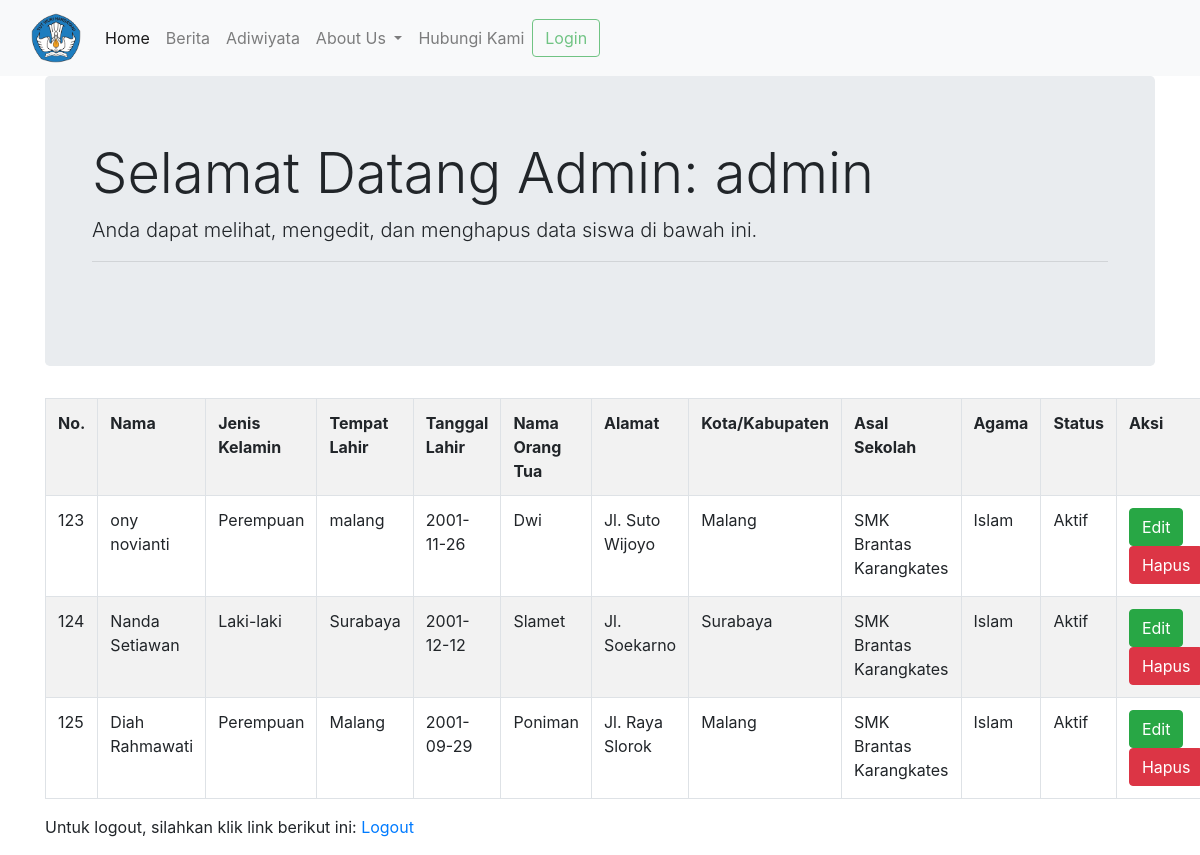
Screenshot of /homeAdmin.php (signed in) with the database file from the repository.
### tables this page shows
CREATE TABLE `siswa` (
  `no` int(11) NOT NULL,
  `nama` varchar(30) NOT NULL,
  `jenisKelamin` varchar(30) NOT NULL,
  `tempat` varchar(30) NOT NULL,
  `tanggal` date NOT NULL,
  `namaOrtu` varchar(30) NOT NULL,
  `alamat` varchar(50) NOT NULL,
  `kota` varchar(30) NOT NULL,
  `asalSekolah` varchar(30) NOT NULL,
  `agama` varchar(30) NOT NULL,
  `status` int(11) NOT NULL
);

### homeAdmin.php (the view, shortened to what this page needs)
<?php
	if(!isset($_SESSION['username'])){
		include 'tidakLangsung.php';
		header( "refresh:5;url=halamanlogin.php" );
	}else{
		$dis = true;
?>
		<!DOCTYPE html>
		<html>
		<head>
			<link rel="stylesheet" type="text/css" href="styleHomeSiswa.css">
			<link rel="stylesheet" href="css/bootstrap.min.css" />
		</head>
		<body>
			<?php
				include '_bagian/navbar.php';
			?>
			<div class="container">
				<div class="jumbotron">
				  <div class="container">
				    <h1 class="display-4">Selamat Datang Admin: <?php echo $_SESSION['username']?></h1>
				    <p class="lead">Anda dapat melihat, mengedit, dan menghapus data siswa di bawah ini.</p><hr><br>
				  </div>
				</div>
				<table class="table table-bordered table-striped table-hover">
					<tr>
						<th>No.</th>
						<th>Nama</th>
						<th>Jenis Kelamin</th>
						<th>Tempat Lahir</th>
						<th>Tanggal Lahir</th>
						<th>Nama Orang Tua</th>
						<th>Alamat</th>
						<th>Kota/Kabupaten</th>
						<th>Asal Sekolah</th>
						<th>Agama</th>
						<th>Status</th>
						<th>Aksi</th>
					<?php
						include "koneksi.php";
						$query="SELECT * FROM siswa";
						$result = mysqli_query($connect, $query);
						if(mysqli_num_rows($result) > 0){
							while($row = mysqli_fetch_array($result)){
					?>
					<tr>
						<td><?php echo $row["no"] ?></td>
						<td><?php echo $row["nama"] ?></td>
						<td><?php echo ($row['jenisKelamin'] == "L") ?  "Laki-laki" : "Perempuan" ;  ?></td>
						<td><?php echo $row["tempat"] ?></td>
						<td><?php echo $row["tanggal"] ?></td>
						<td><?php echo $row["namaOrtu"] ?></td>
						<td><?php echo $row["alamat"] ?></td>
						<td><?php echo $row["kota"] ?></td>
						<td><?php echo $row["asalSekolah"]?></td>
						<td><?php echo $row["agama"] ?></td>
						<td><?php echo ($row['status'] == 1) ?  "Aktif" : "Tidak Aktif" ;  ?></td>
						<td>
							<button type="button" class="btn btn-success" onclick="location.href='http://localhost/dasarweb/praktik_php/OnyNovianti/halamanLogin.php?id=<?php echo $row['no'];?>'">Edit</button>
							<button type="button" class="btn btn-danger" onclick="location.href='http://localhost/dasarweb/praktik_php/OnyNovianti/halamanLogin.php?id=<?php echo $row['no'];?>'">Hapus</button>
						</td>
					</tr>
					<?php
							}
						}
						else{
							echo "0 result";
						}
					?>
				</table>
				<p> Untuk logout, silahkan klik link berikut ini: <a href="logout.php">Logout</a></p>
			</div>
		</body>
		</html>
<?php
	}
?>

### _bagian/navbar.php (shortened to what this page needs)
<nav class="navbar navbar-expand-lg navbar-light bg-light">
    <div class="container-fluid">
        <a class="navbar-brand" href="#">
            <img src="img/sma.png" width="50" height="50">
        </a>
        <div class="collapse navbar-collapse" id="navbarSupportedContent">
            <ul class="navbar-nav me-auto mb-2 mb-lg-0">
                <li class="nav-item">
                    <a class="nav-link active" aria-current="page" href="http://localhost/dasarweb/praktik_php/OnyNovianti/">Home</a>
                </li>
                <li class="nav-item">
                    <a class="nav-link" href="http://localhost/dasarweb/praktik_php/OnyNovianti/tidakada.php">Berita</a>
                </li>
                <li class="nav-item">
                    <a class="nav-link" href="http://localhost/dasarweb/praktik_php/OnyNovianti/tidakada.php">Adiwiyata</a>
                </li>
                <li class="nav-item dropdown">
                    <a class="nav-link dropdown-toggle" href="#" id="navbarDropdown" role="button" data-bs-toggle="dropdown" aria-expanded="false"> About Us </a>
                </li>
                <li class="nav-item">
                    <a class="nav-link" href="http://localhost/dasarweb/praktik_php/OnyNovianti/tidakada.php">Hubungi Kami</a>
                </li>
            </ul>
            <form class="d-flex">
                <button class="btn btn-outline-success" type="submit" onclick="location.href='http://localhost/dasarweb/praktik_php/OnyNovianti/halamanLogin.php'" <?php echo ($dis == true) ?  "disabled" : "" ;  ?>>Login</button>
            </form>
        </div>
    </div>
</nav>

### rows the page displays
siswa: no "123", nama "ony novianti", jenisKelamin "Perempuan", tempat "malang", tanggal "2001-11-26", namaOrtu "Dwi", alamat "Jl. Suto Wijoyo", kota "Malang", asalSekolah "SMK Brantas Karangkates", agama "Islam", status "Aktif"
siswa: no "124", nama "Nanda Setiawan", jenisKelamin "Laki-laki", tempat "Surabaya", tanggal "2001-12-12", namaOrtu "Slamet", alamat "Jl. Soekarno", kota "Surabaya", asalSekolah "SMK Brantas Karangkates", agama "Islam", status "Aktif"
siswa: no "125", nama "Diah Rahmawati", jenisKelamin "Perempuan", tempat "Malang", tanggal "2001-09-29", namaOrtu "Poniman", alamat "Jl. Raya Slorok", kota "Malang", asalSekolah "SMK Brantas Karangkates", agama "Islam", status "Aktif"

### other values shown
$_SESSION['username'] "admin"
